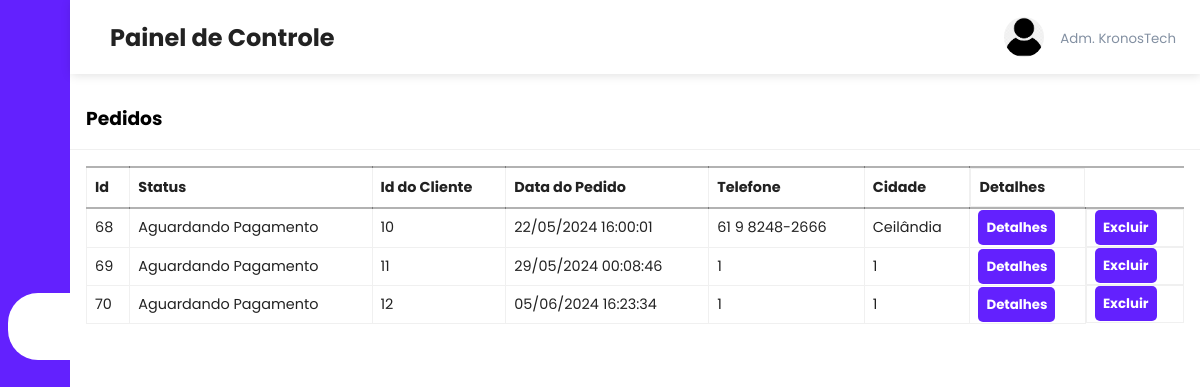
The app's page /admin/orders.php, older data.
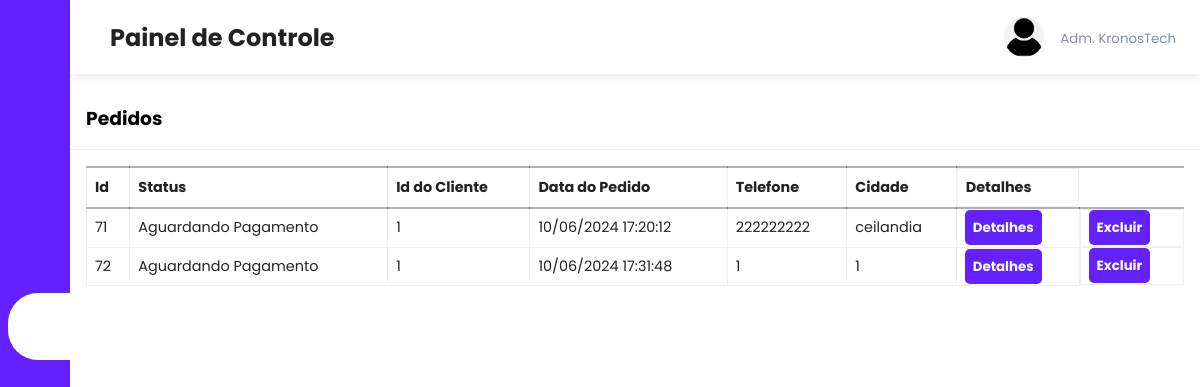
The same page, newer data.
### tables this page shows
CREATE TABLE `orders` (
  `order_id` int(11) NOT NULL,
  `order_cost` decimal(6,2) NOT NULL,
  `order_status` varchar(100) NOT NULL DEFAULT 'on_hold',
  `user_id` int(11) NOT NULL,
  `user_phone` text NOT NULL,
  `user_city` varchar(255) NOT NULL,
  `user_address` varchar(255) NOT NULL,
  `order_date` datetime NOT NULL DEFAULT current_timestamp()
);

### admin/orders.php (the view, shortened to what this page needs)
<?php
include('../server/connection.php');
if (isset($_GET['page_no']) && $_GET['page_no'] != "") {
    $page_no = $_GET['page_no'];
} else {
    $page_no = 1;
}
$total_records_per_page = 10;
$offset = ($page_no - 1) * $total_records_per_page;
$stmt2 = $conn->prepare("SELECT * FROM orders LIMIT ?, ?");
$stmt2->bind_param("ii", $offset, $total_records_per_page);
$stmt2->execute();
$orders = $stmt2->get_result();
?>
<?php include('header.php') ?>
<div class="recent-grid">
        <div class="projects">
            <div class="card">
                <div class="card-header">
                    <h3>Pedidos</h3>
                </div>
                <div class="card-body">
                    <div class="table-responsive">
                        <table width="100%" class="orders-table">
                            <thead>
                                <tr>
                                    <td>Id</td>
                                    <td>Status</td>
                                    <td>Id do Cliente</td>
                                    <td>Data do Pedido</td>
                                    <td>Telefone</td>
                                    <td>Cidade</td>
                                    <td>Detalhes</td>
                                </tr>
                            </thead>
                            <tbody>
                                <?php while($order = $orders->fetch_assoc()) { ?>
                                    <tr>
                                        <td><?php echo $order['order_id']; ?></td>
                                        <td><?php echo $order['order_status']; ?></td>
                                        <td><?php echo $order['user_id']; ?></td>
                                        <td><?php echo date('d/m/Y H:i:s', strtotime($order['order_date']));?></td>
                                        <td><?php echo $order['user_phone']; ?></td>
                                        <td><?php echo $order['user_city']; ?></td>
                                        <td><button><a class="btn btn-primary" href="view_order.php?order_id=<?php echo $order['order_id']; ?>">Detalhes</a></button></td>
                                        <td><button><a class="btn btn-danger">Excluir</a></button></td>
                                    </tr>
                                <?php } ?>
                            </tbody>
                        </table>
                    </div>
                </div>
            </div>
        </div>
</body>
</html>

Row changes from the older to the newer data that the page shows:
removed orders: order_id "68", order_status "Aguardando Pagamento", user "10", order_date "22/05/2024 16:00:01", user_phone "61 9 8248-2666", user_city "Ceilândia"
removed orders: order_id "69", order_status "Aguardando Pagamento", user "11", order_date "29/05/2024 00:08:46", user_phone "1", user_city "1"
removed orders: order_id "70", order_status "Aguardando Pagamento", user "12", order_date "05/06/2024 16:23:34", user_phone "1", user_city "1"
added orders: order_id "71", order_status "Aguardando Pagamento", user "1", order_date "10/06/2024 17:20:12", user_phone "222222222", user_city "ceilandia"
added orders: order_id "72", order_status "Aguardando Pagamento", user "1", order_date "10/06/2024 17:31:48", user_phone "1", user_city "1"
